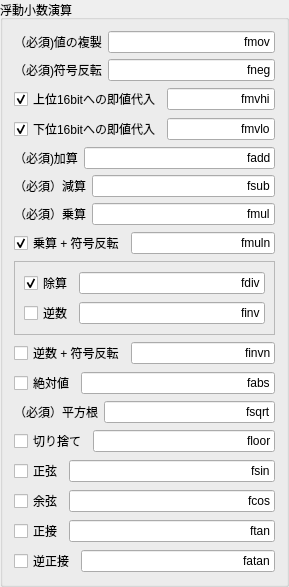
        <widget class="QGroupBox" name="groupBox_17">
         <property name="title">
          <string>浮動小数演算</string>
         </property>
         <layout class="QVBoxLayout" name="verticalLayout_38">
          <item>
           <layout class="QHBoxLayout" name="horizontalLayout_61">
            <item>
             <widget class="QLabel" name="label_39">
              <property name="text">
               <string>（必須)値の複製</string>
              </property>
             </widget>
            </item>
            <item>
             <widget class="QLineEdit" name="lineFMOV">
              <property name="whatsThis">
               <string>FMOV</string>
              </property>
              <property name="text">
               <string>fmov</string>
              </property>
              <property name="alignment">
               <set>Qt::AlignRight|Qt::AlignTrailing|Qt::AlignVCenter</set>
              </property>
             </widget>
            </item>
           </layout>
          </item>
          <item>
           <layout class="QHBoxLayout" name="horizontalLayout_62">
            <item>
             <widget class="QLabel" name="label_40">
              <property name="text">
               <string>（必須)符号反転</string>
              </property>
             </widget>
            </item>
            <item>
             <widget class="QLineEdit" name="lineFNEG">
              <property name="whatsThis">
               <string>FNEG</string>
              </property>
              <property name="text">
               <string>fneg</string>
              </property>
              <property name="alignment">
               <set>Qt::AlignRight|Qt::AlignTrailing|Qt::AlignVCenter</set>
              </property>
             </widget>
            </item>
           </layout>
          </item>
          <item>
           <layout class="QHBoxLayout" name="horizontalLayout_58">
            <item>
             <widget class="QCheckBox" name="checkFSETHI">
              <property name="text">
               <string>上位16bitへの即値代入</string>
              </property>
              <property name="checked">
               <bool>true</bool>
              </property>
             </widget>
            </item>
            <item>
             <widget class="QLineEdit" name="lineFSETHI">
              <property name="whatsThis">
               <string>FSETHI</string>
              </property>
              <property name="text">
               <string>fmvhi</string>
              </property>
              <property name="alignment">
               <set>Qt::AlignRight|Qt::AlignTrailing|Qt::AlignVCenter</set>
              </property>
             </widget>
            </item>
           </layout>
          </item>
          <item>
           <layout class="QHBoxLayout" name="horizontalLayout_59">
            <item>
             <widget class="QCheckBox" name="checkFSETLO">
              <property name="text">
               <string>下位16bitへの即値代入</string>
              </property>
              <property name="checked">
               <bool>true</bool>
              </property>
             </widget>
            </item>
            <item>
             <widget class="QLineEdit" name="lineFSETLO">
              <property name="whatsThis">
               <string>FSETLO</string>
              </property>
              <property name="text">
               <string>fmvlo</string>
              </property>
              <property name="alignment">
               <set>Qt::AlignRight|Qt::AlignTrailing|Qt::AlignVCenter</set>
              </property>
             </widget>
            </item>
           </layout>
          </item>
          <item>
           <layout class="QHBoxLayout" name="horizontalLayout_56">
            <item>
             <widget class="QLabel" name="label_36">
              <property name="text">
               <string>（必須)加算</string>
              </property>
             </widget>
            </item>
            <item>
             <widget class="QLineEdit" name="lineFADD">
              <property name="whatsThis">
               <string>FADD</string>
              </property>
              <property name="text">
               <string>fadd</string>
              </property>
              <property name="alignment">
               <set>Qt::AlignRight|Qt::AlignTrailing|Qt::AlignVCenter</set>
              </property>
             </widget>
            </item>
           </layout>
          </item>
          <item>
           <layout class="QHBoxLayout" name="horizontalLayout_57">
            <item>
             <widget class="QLabel" name="label_37">
              <property name="text">
               <string>（必須）減算</string>
              </property>
             </widget>
            </item>
            <item>
             <widget class="QLineEdit" name="lineFSUB">
              <property name="whatsThis">
               <string>FSUB</string>
              </property>
              <property name="text">
               <string>fsub</string>
              </property>
              <property name="alignment">
               <set>Qt::AlignRight|Qt::AlignTrailing|Qt::AlignVCenter</set>
              </property>
             </widget>
            </item>
           </layout>
          </item>
          <item>
           <layout class="QHBoxLayout" name="horizontalLayout_60">
            <item>
             <widget class="QLabel" name="label_38">
              <property name="text">
               <string>（必須）乗算</string>
              </property>
             </widget>
            </item>
            <item>
             <widget class="QLineEdit" name="lineFMUL">
              <property name="whatsThis">
               <string>FMUL</string>
              </property>
              <property name="text">
               <string>fmul</string>
              </property>
              <property name="alignment">
               <set>Qt::AlignRight|Qt::AlignTrailing|Qt::AlignVCenter</set>
              </property>
             </widget>
            </item>
           </layout>
          </item>
          <item>
           <layout class="QHBoxLayout" name="horizontalLayout_72">
            <item>
             <widget class="QCheckBox" name="checkFMULN">
              <property name="text">
               <string>乗算 + 符号反転</string>
              </property>
              <property name="checked">
               <bool>true</bool>
              </property>
             </widget>
            </item>
            <item>
             <widget class="QLineEdit" name="lineFMULN">
              <property name="whatsThis">
               <string>FMULN</string>
              </property>
              <property name="text">
               <string>fmuln</string>
              </property>
              <property name="alignment">
               <set>Qt::AlignRight|Qt::AlignTrailing|Qt::AlignVCenter</set>
              </property>
             </widget>
            </item>
           </layout>
          </item>
          <item>
           <widget class="QFrame" name="frame_6">
            <property name="frameShape">
             <enum>QFrame::StyledPanel</enum>
            </property>
            <property name="frameShadow">
             <enum>QFrame::Raised</enum>
            </property>
            <layout class="QVBoxLayout" name="verticalLayout_14">
             <item>
              <layout class="QHBoxLayout" name="horizontalLayout_54">
               <item>
                <widget class="QCheckBox" name="checkFDIV">
                 <property name="text">
                  <string>除算</string>
                 </property>
                 <property name="checked">
                  <bool>true</bool>
                 </property>
                </widget>
               </item>
               <item>
                <widget class="QLineEdit" name="lineFDIV">
                 <property name="whatsThis">
                  <string>FDIV</string>
                 </property>
                 <property name="text">
                  <string>fdiv</string>
                 </property>
                 <property name="alignment">
                  <set>Qt::AlignRight|Qt::AlignTrailing|Qt::AlignVCenter</set>
                 </property>
                </widget>
               </item>
              </layout>
             </item>
             <item>
              <layout class="QHBoxLayout" name="horizontalLayout_38">
               <item>
                <widget class="QCheckBox" name="checkFINV">
                 <property name="text">
                  <string>逆数</string>
                 </property>
                 <property name="checked">
                  <bool>false</bool>
                 </property>
                </widget>
               </item>
               <item>
                <widget class="QLineEdit" name="lineFINV">
                 <property name="whatsThis">
                  <string>FINV</string>
                 </property>
                 <property name="text">
                  <string>finv</string>
                 </property>
                 <property name="alignment">
                  <set>Qt::AlignRight|Qt::AlignTrailing|Qt::AlignVCenter</set>
                 </property>
                </widget>
               </item>
              </layout>
             </item>
            </layout>
           </widget>
          </item>
          <item>
           <layout class="QHBoxLayout" name="horizontalLayout_65">
            <item>
             <widget class="QCheckBox" name="checkFINVN">
              <property name="text">
               <string>逆数 + 符号反転</string>
              </property>
             </widget>
            </item>
            <item>
             <widget class="QLineEdit" name="lineFINVN">
              <property name="whatsThis">
               <string>FINVN</string>
              </property>
              <property name="text">
               <string>finvn</string>
              </property>
              <property name="alignment">
               <set>Qt::AlignRight|Qt::AlignTrailing|Qt::AlignVCenter</set>
              </property>
             </widget>
            </item>
           </layout>
          </item>
          <item>
           <layout class="QHBoxLayout" name="horizontalLayout_67">
            <item>
             <widget class="QCheckBox" name="checkFABS">
              <property name="text">
               <string>絶対値</string>
              </property>
             </widget>
            </item>
            <item>
             <widget class="QLineEdit" name="lineFABS">
              <property name="whatsThis">
               <string>FABS</string>
              </property>
              <property name="text">
               <string>fabs</string>
              </property>
              <property name="alignment">
               <set>Qt::AlignRight|Qt::AlignTrailing|Qt::AlignVCenter</set>
              </property>
             </widget>
            </item>
           </layout>
          </item>
          <item>
           <layout class="QHBoxLayout" name="horizontalLayout_69">
            <item>
             <widget class="QLabel" name="label_41">
              <property name="text">
               <string>（必須）平方根</string>
              </property>
             </widget>
            </item>
            <item>
             <widget class="QLineEdit" name="lineFSQRT">
              <property name="whatsThis">
               <string>FSQRT</string>
              </property>
              <property name="text">
               <string>fsqrt</string>
              </property>
              <property name="alignment">
               <set>Qt::AlignRight|Qt::AlignTrailing|Qt::AlignVCenter</set>
              </property>
             </widget>
            </item>
           </layout>
          </item>
          <item>
           <layout class="QHBoxLayout" name="horizontalLayout_68">
            <item>
             <widget class="QCheckBox" name="checkFLOOR">
              <property name="text">
               <string>切り捨て</string>
              </property>
             </widget>
            </item>
            <item>
             <widget class="QLineEdit" name="lineFLOOR">
              <property name="whatsThis">
               <string>FLOOR</string>
              </property>
              <property name="text">
               <string>floor</string>
              </property>
              <property name="alignment">
               <set>Qt::AlignRight|Qt::AlignTrailing|Qt::AlignVCenter</set>
              </property>
             </widget>
            </item>
           </layout>
          </item>
          <item>
           <layout class="QHBoxLayout" name="horizontalLayout_70">
            <item>
             <widget class="QCheckBox" name="checkFSIN">
              <property name="text">
               <string>正弦</string>
              </property>
             </widget>
            </item>
            <item>
             <widget class="QLineEdit" name="lineFSIN">
              <property name="whatsThis">
               <string>FSIN</string>
              </property>
              <property name="text">
               <string>fsin</string>
              </property>
              <property name="alignment">
               <set>Qt::AlignRight|Qt::AlignTrailing|Qt::AlignVCenter</set>
              </property>
             </widget>
            </item>
           </layout>
          </item>
          <item>
           <layout class="QHBoxLayout" name="horizontalLayout_71">
            <item>
             <widget class="QCheckBox" name="checkFCOS">
              <property name="text">
               <string>余弦</string>
              </property>
             </widget>
            </item>
            <item>
             <widget class="QLineEdit" name="lineFCOS">
              <property name="whatsThis">
               <string>FCOS</string>
              </property>
              <property name="text">
               <string>fcos</string>
              </property>
              <property name="alignment">
               <set>Qt::AlignRight|Qt::AlignTrailing|Qt::AlignVCenter</set>
              </property>
             </widget>
            </item>
           </layout>
          </item>
          <item>
           <layout class="QHBoxLayout" name="horizontalLayout_73">
            <item>
             <widget class="QCheckBox" name="checkFTAN">
              <property name="text">
               <string>正接</string>
              </property>
             </widget>
            </item>
            <item>
             <widget class="QLineEdit" name="lineFTAN">
              <property name="whatsThis">
               <string>FTAN</string>
              </property>
              <property name="text">
               <string>ftan</string>
              </property>
              <property name="alignment">
               <set>Qt::AlignRight|Qt::AlignTrailing|Qt::AlignVCenter</set>
              </property>
             </widget>
            </item>
           </layout>
          </item>
          <item>
           <layout class="QHBoxLayout" name="horizontalLayout_74">
            <item>
             <widget class="QCheckBox" name="checkFATAN">
              <property name="text">
               <string>逆正接</string>
              </property>
             </widget>
            </item>
            <item>
             <widget class="QLineEdit" name="lineFATAN">
              <property name="whatsThis">
               <string>FATAN</string>
              </property>
              <property name="text">
               <string>fatan</string>
              </property>
              <property name="alignment">
               <set>Qt::AlignRight|Qt::AlignTrailing|Qt::AlignVCenter</set>
              </property>
             </widget>
            </item>
           </layout>
          </item>
         </layout>
        </widget>
